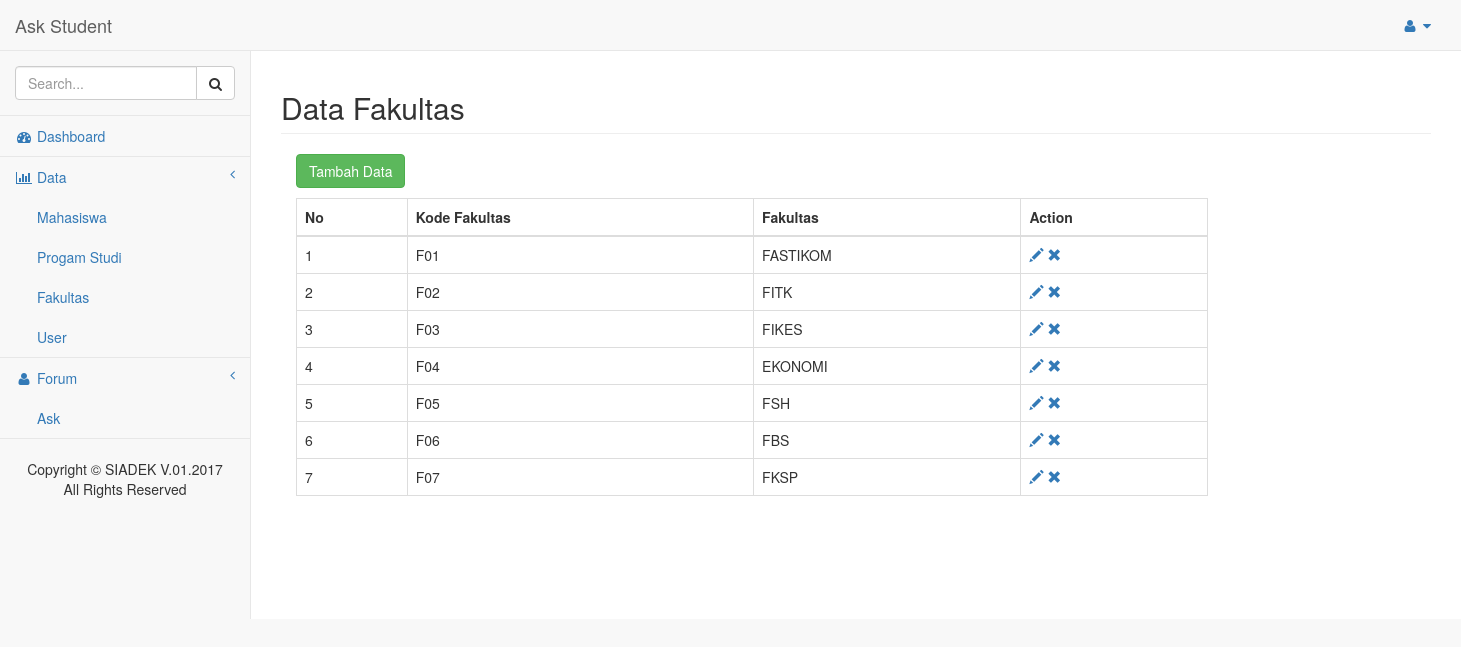
The app's page /admin/pagefakultas.php (signed in) with its own data.
### tables this page shows
CREATE TABLE `fakultas` (
  `kd_fak` varchar(5) NOT NULL,
  `fakultas` varchar(30) NOT NULL
);

### admin/pagefakultas.php (the view, shortened to what this page needs)
<?php
require_once("header.php");
require_once("left.php");
?>
<div id="page-wrapper">
<div class="row">
<div class="col-lg-12">
<h2 class="page-header">Data Fakultas </h2>
</div>
</div>
<div class="container">
  <p><a href="#" class="btn btn-success" data-target="#ModalAdd" data-toggle="modal">Tambah Data</a></p>
<table id="mytable" class="table table-bordered" >
    <thead>
      <th>No</th>
      <th>Kode Fakultas</th>
      <th>Fakultas</th>
      <th>Action</th>
    </thead>
<?php
  $no = 0;
  $modal=mysql_query("SELECT * FROM fakultas ORDER BY kd_fak");
  while($r=mysql_fetch_array($modal)){
  $no++;
?>
  <tr>
      <td><?php echo $no; ?></td>
      <td><?php echo  $r['kd_fak']; ?></td>
      <td><?php echo  $r['fakultas']; ?></td>
      <td>
         <a href="#" class='open_modal' id='<?php echo  $r['kd_fak']; ?>'><i class="glyphicon glyphicon-pencil"></i></a>
         <a href="#" onclick="confirm_modal('proses/p_delete.php?&id=<?php echo  $r['kd_fak']; ?>');"><i class="glyphicon glyphicon-remove"></i></a>
      </td>
  </tr>
<?php } ?>
</table>
</div>
</body>
</html>

### records on screen
fakultas: kd_fak "F01", fakultas "FASTIKOM"
fakultas: kd_fak "F02", fakultas "FITK"
fakultas: kd_fak "F03", fakultas "FIKES"
fakultas: kd_fak "F04", fakultas "EKONOMI"
fakultas: kd_fak "F05", fakultas "FSH"
fakultas: kd_fak "F06", fakultas "FBS"
fakultas: kd_fak "F07", fakultas "FKSP"
